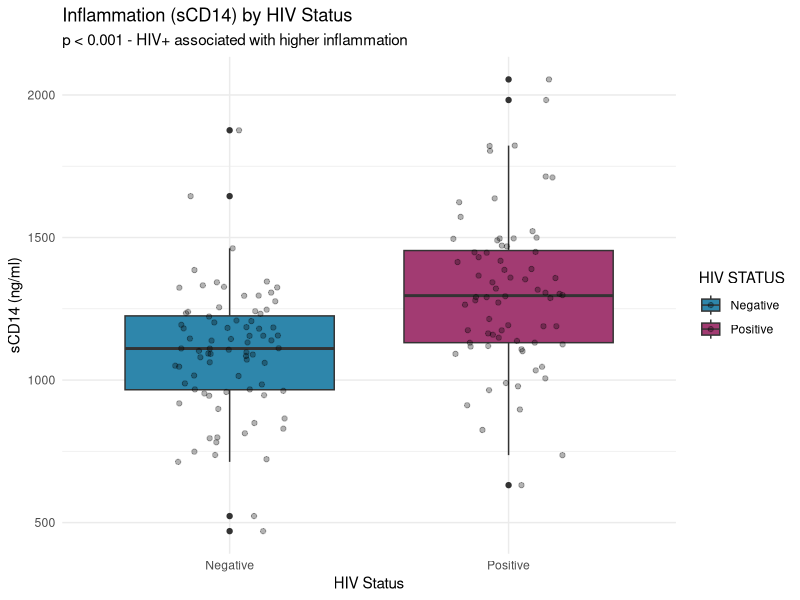
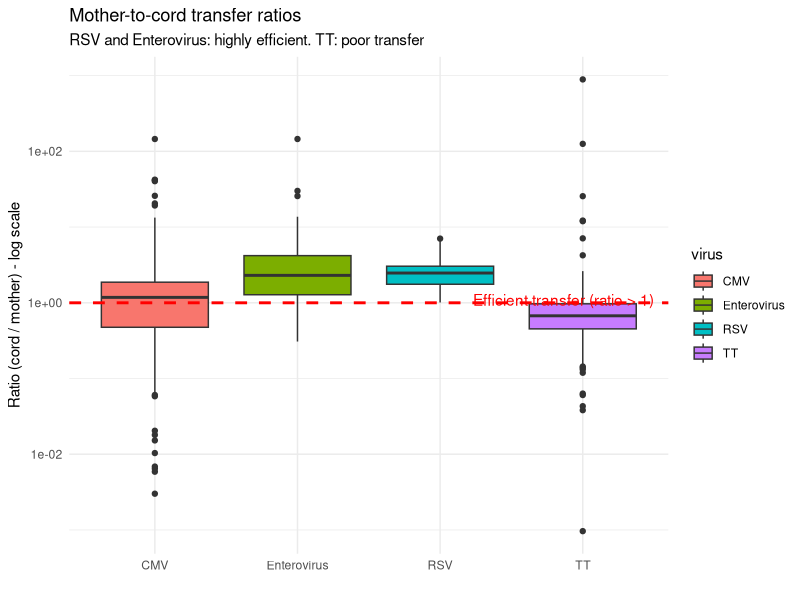
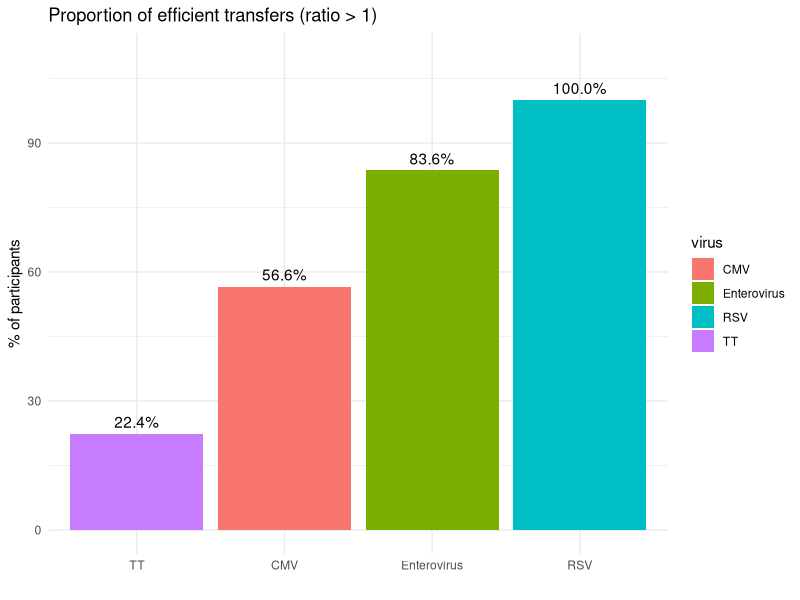
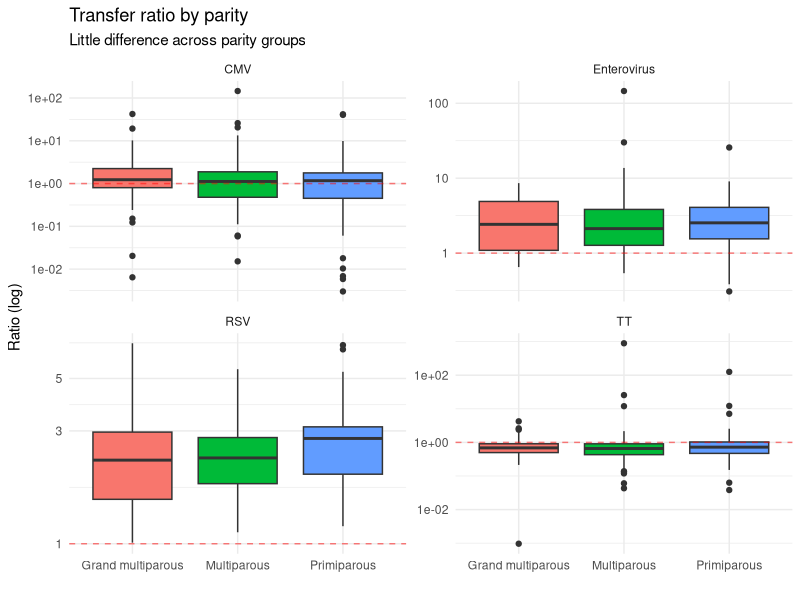
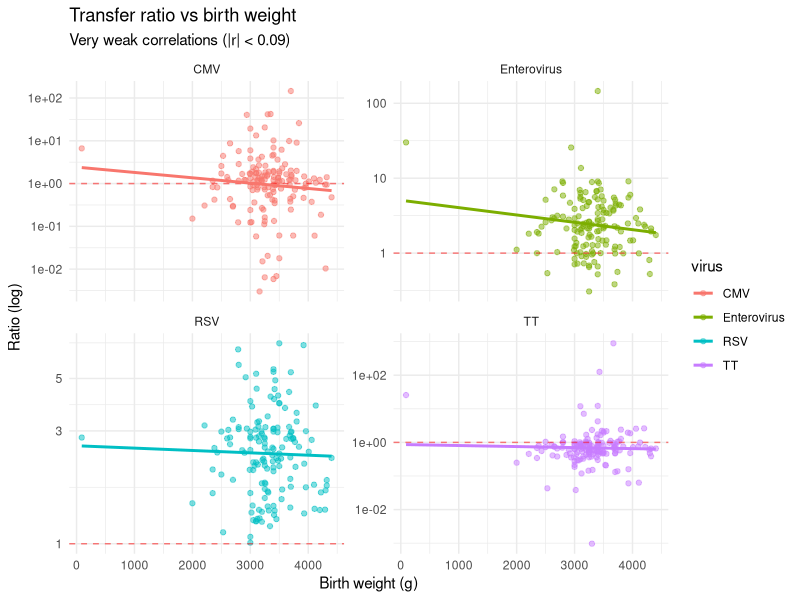
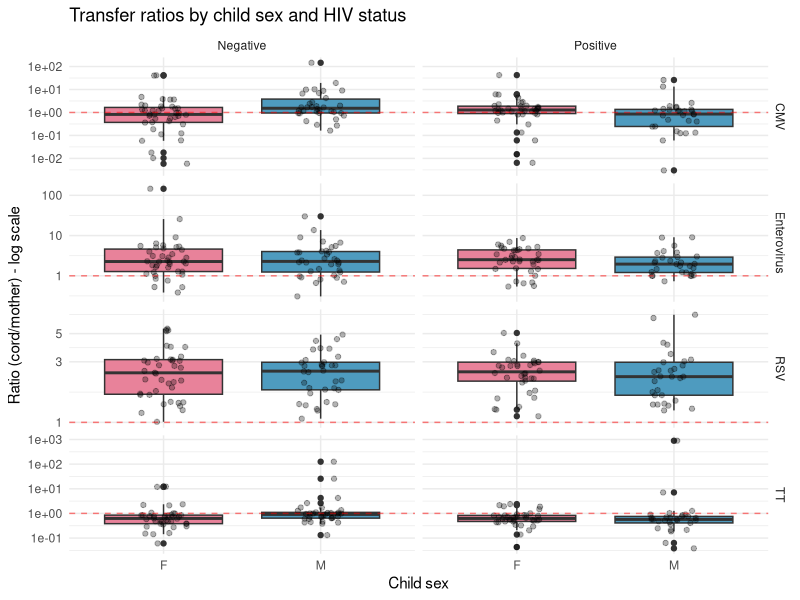
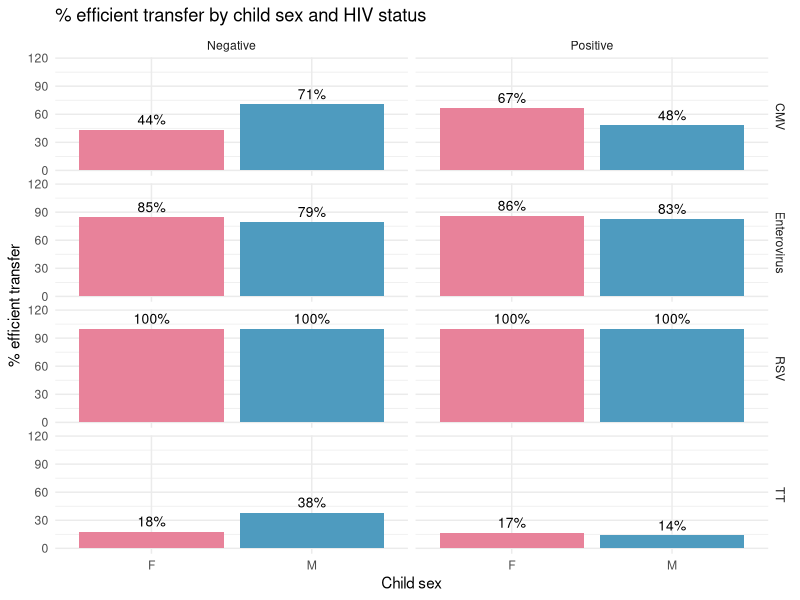
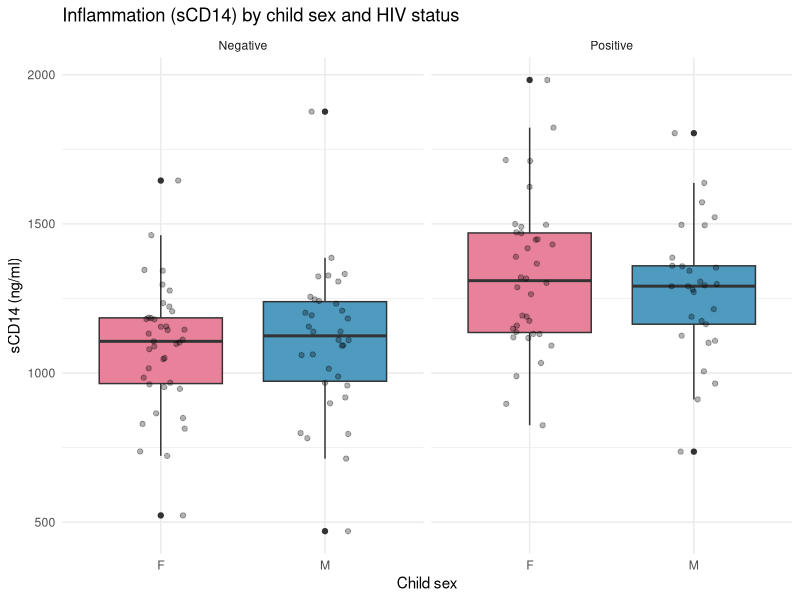

Recreate these plots in R, in order.
library(tidyverse)

donnees <- read_tsv("data/etude_mere_enfant.csv", na = c("", "NA", "f"), show_col_types = FALSE)
donnees <- donnees %>%
  mutate(`CMV cord` = as.numeric(`CMV cord`),
         Howmanylivingchildrendoyouhave = as.numeric(Howmanylivingchildrendoyouhave),
         parite_cat = case_when(
           HowmanydeliverieshaveyouhadintotalParity <= 1 ~ "Primiparous",
           HowmanydeliverieshaveyouhadintotalParity <= 3 ~ "Multiparous",
           TRUE ~ "Grand multiparous"),
         poids_cat = case_when(
           `Birth weigh (tg)` < 2500 ~ "Low birth weight (< 2.5kg)",
           `Birth weigh (tg)` <= 4000 ~ "Normal (2.5-4kg)",
           TRUE ~ "Macrosomic (> 4kg)"))

couleurs <- c("F" = "#E8829A", "M" = "#4E9BBF")

# Graph 1: sCD14 by HIV
p1 <- ggplot(donnees, aes(x = `HIV STATUS`, y = `sCD14 [ng/ml]`, fill = `HIV STATUS`)) +
  geom_boxplot() + geom_jitter(alpha = 0.3, width = 0.2) +
  labs(title = "Inflammation (sCD14) by HIV Status",
       subtitle = "p < 0.001 - HIV+ associated with higher inflammation",
       x = "HIV Status", y = "sCD14 (ng/ml)") +
  theme_minimal() + scale_fill_manual(values = c("Negative" = "#2E86AB", "Positive" = "#A23B72"))
ggsave("notebooks/graph1_scd14_vih.png", p1, width = 6, height = 4)

# Graph 2: Transfer ratios
ratios_long <- donnees %>%
  pivot_longer(cols = c("ratio CMV", "ratio RSV", "ratio ENTERO", "ratio TT"),
               names_to = "virus", values_to = "ratio") %>%
  mutate(virus = recode(virus, "ratio CMV" = "CMV", "ratio RSV" = "RSV",
                        "ratio ENTERO" = "Enterovirus", "ratio TT" = "TT"))

p2 <- ggplot(ratios_long, aes(x = virus, y = ratio, fill = virus)) +
  geom_boxplot() +
  geom_hline(yintercept = 1, linetype = "dashed", color = "red", size = 1) +
  annotate("text", x = 4.5, y = 1.1, label = "Efficient transfer (ratio > 1)", color = "red", hjust = 1) +
  scale_y_log10() +
  labs(title = "Mother-to-cord transfer ratios",
       subtitle = "RSV and Enterovirus: highly efficient. TT: poor transfer",
       x = "", y = "Ratio (cord / mother) - log scale") +
  theme_minimal()
ggsave("notebooks/graph2_ratios_transfert.png", p2, width = 7, height = 5)

# Graph 3: % efficient transfer
pct_data <- data.frame(virus = c("CMV", "RSV", "Enterovirus", "TT"), pct = c(56.6, 100, 83.6, 22.4))
p3 <- ggplot(pct_data, aes(x = reorder(virus, pct), y = pct, fill = virus)) +
  geom_col() + geom_text(aes(label = sprintf("%.1f%%", pct)), vjust = -0.5) +
  labs(title = "Proportion of efficient transfers (ratio > 1)",
       x = "", y = "% of participants") +
  theme_minimal() + ylim(0, 110)
ggsave("notebooks/graph3_pct_efficace.png", p3, width = 6, height = 4)

# Graph 4: Ratios by parity
p4 <- ggplot(ratios_long %>% filter(!is.na(parite_cat)), 
             aes(x = parite_cat, y = ratio, fill = parite_cat)) +
  geom_boxplot() + geom_hline(yintercept = 1, linetype = "dashed", color = "red", alpha = 0.5) +
  facet_wrap(~virus, scales = "free_y") + scale_y_log10() +
  labs(title = "Transfer ratio by parity",
       subtitle = "Little difference across parity groups",
       x = "", y = "Ratio (log)") +
  theme_minimal() + theme(legend.position = "none")
ggsave("notebooks/graph4_ratio_parite.png", p4, width = 8, height = 6)

# Graph 5: Birth weight vs ratio
p5 <- ggplot(ratios_long, aes(x = `Birth weigh (tg)`, y = ratio, color = virus)) +
  geom_point(alpha = 0.5) + geom_hline(yintercept = 1, linetype = "dashed", color = "red", alpha = 0.5) +
  geom_smooth(method = "lm", se = FALSE) + facet_wrap(~virus, scales = "free_y") + scale_y_log10() +
  labs(title = "Transfer ratio vs birth weight",
       subtitle = "Very weak correlations (|r| < 0.09)",
       x = "Birth weight (g)", y = "Ratio (log)") +
  theme_minimal()
ggsave("notebooks/graph5_poids_ratio.png", p5, width = 8, height = 6)

# Graph 6: Ratios by sex, faceted by HIV
p6 <- ggplot(ratios_long %>% filter(!is.na(`child SEX`)), 
             aes(x = `child SEX`, y = ratio, fill = `child SEX`)) +
  geom_boxplot() + geom_jitter(alpha = 0.3, width = 0.15) +
  geom_hline(yintercept = 1, linetype = "dashed", color = "red", alpha = 0.5) +
  facet_grid(virus ~ `HIV STATUS`, scales = "free_y") + scale_y_log10() +
  scale_fill_manual(values = couleurs) +
  labs(title = "Transfer ratios by child sex and HIV status",
       x = "Child sex", y = "Ratio (cord/mother) - log scale") +
  theme_minimal() + theme(legend.position = "none")
ggsave("notebooks/graph_sexe_ratios.png", p6, width = 8, height = 8)

# Graph 7: % efficient by sex and HIV
pct_data2 <- donnees %>%
  filter(!is.na(`child SEX`)) %>%
  pivot_longer(cols = c("ratio CMV", "ratio RSV", "ratio ENTERO", "ratio TT"),
               names_to = "virus", values_to = "ratio") %>%
  mutate(virus = recode(virus, "ratio CMV" = "CMV", "ratio RSV" = "RSV",
                        "ratio ENTERO" = "Enterovirus", "ratio TT" = "TT")) %>%
  group_by(`HIV STATUS`, `child SEX`, virus) %>%
  summarise(n_total = sum(!is.na(ratio)), n_efficace = sum(ratio > 1, na.rm = TRUE),
            pct = 100 * n_efficace / n_total, .groups = "drop")

p7 <- ggplot(pct_data2, aes(x = `child SEX`, y = pct, fill = `child SEX`)) +
  geom_col(position = "dodge") + geom_text(aes(label = sprintf("%.0f%%", pct)), vjust = -0.5, size = 3.5) +
  facet_grid(virus ~ `HIV STATUS`) + scale_fill_manual(values = couleurs) + ylim(0, 115) +
  labs(title = "% efficient transfer by child sex and HIV status",
       x = "Child sex", y = "% efficient transfer") +
  theme_minimal() + theme(legend.position = "none")
ggsave("notebooks/graph_sexe_pct_efficace.png", p7, width = 8, height = 7)

# Graph 8: sCD14 by sex and HIV
p8 <- ggplot(donnees %>% filter(!is.na(`child SEX`)), 
             aes(x = `child SEX`, y = `sCD14 [ng/ml]`, fill = `child SEX`)) +
  geom_boxplot() + geom_jitter(alpha = 0.3, width = 0.15) +
  facet_wrap(~`HIV STATUS`) + scale_fill_manual(values = couleurs) +
  labs(title = "Inflammation (sCD14) by child sex and HIV status",
       x = "Child sex", y = "sCD14 (ng/ml)") +
  theme_minimal() + theme(legend.position = "none")
ggsave("notebooks/graph_sexe_scd14.png", p8, width = 7, height = 5)

# Graph 9: IFABP by sex and HIV
p9 <- ggplot(donnees %>% filter(!is.na(`child SEX`)), 
             aes(x = `child SEX`, y = `IFABP [pg/ml]`, fill = `child SEX`)) +
  geom_boxplot() + geom_jitter(alpha = 0.3, width = 0.15) +
  facet_wrap(~`HIV STATUS`) + scale_fill_manual(values = couleurs) +
  coord_cartesian(ylim = c(0, 5000)) +
  labs(title = "Intestinal permeability (IFABP) by child sex and HIV",
       x = "Child sex", y = "IFABP (pg/ml)") +
  theme_minimal() + theme(legend.position = "none")
ggsave("notebooks/graph_sexe_ifabp.png", p9, width = 7, height = 5)

# Graph 10: Birth weight by sex and HIV
p10 <- ggplot(donnees %>% filter(!is.na(`child SEX`)), 
              aes(x = `child SEX`, y = `Birth weigh (tg)`, fill = `child SEX`)) +
  geom_boxplot() + geom_jitter(alpha = 0.3, width = 0.15) +
  facet_wrap(~`HIV STATUS`) + scale_fill_manual(values = couleurs) +
  labs(title = "Birth weight by child sex and HIV status",
       x = "Child sex", y = "Birth weight (g)") +
  theme_minimal() + theme(legend.position = "none")
ggsave("notebooks/graph_sexe_poids.png", p10, width = 7, height = 5)

# Graph 11: Parity by sex and HIV
p11 <- ggplot(donnees %>% filter(!is.na(`child SEX`)), 
              aes(x = `child SEX`, fill = parite_cat)) +
  geom_bar(position = "fill") + facet_wrap(~`HIV STATUS`) +
  scale_fill_manual(values = c("Primiparous" = "#FDE74C", "Multiparous" = "#9BC53D", 
                                "Grand multiparous" = "#C3423F")) +
  labs(title = "Parity distribution by child sex and HIV",
       x = "Child sex", y = "Proportion", fill = "Parity") +
  theme_minimal()
ggsave("notebooks/graph_sexe_parite.png", p11, width = 7, height = 5)

cat("DONE - All 11 graphs updated with English labels\n")
